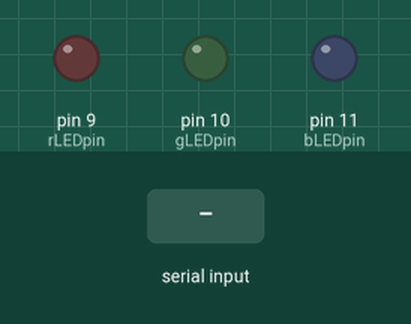
Simulated run of this sketch. Board: Arduino Uno, built with avr-gcc and run on an emulated ATmega328P. Parts: output pins drawn as LEDs (lit = HIGH). Inputs (shaded band) come from the test bench.

Above: at 1.2 s.
1.3 s: "r90\n" received over Serial
At 2.0 s:
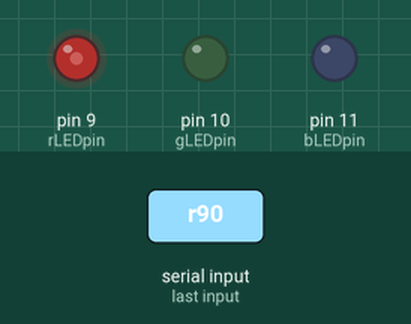
2.8 s: "r,45\n" received over Serial
At 3.2 s:
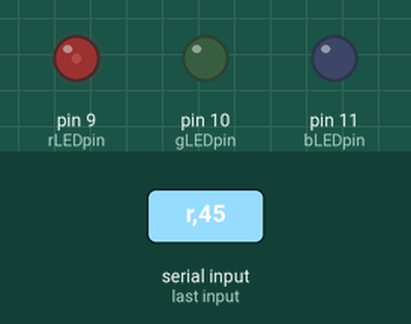
4.3 s: "g90\n" received over Serial
At 5.5 s:
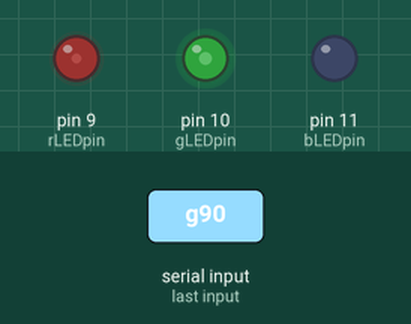
5.8 s: "g,45\n" received over Serial
At 6.7 s:
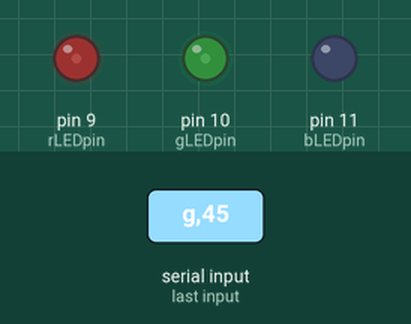
7.3 s: "b90\n" received over Serial
At 7.8 s:
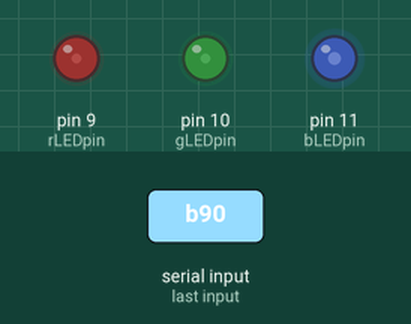
8.8 s: "b,45\n" received over Serial
At 10.2 s:
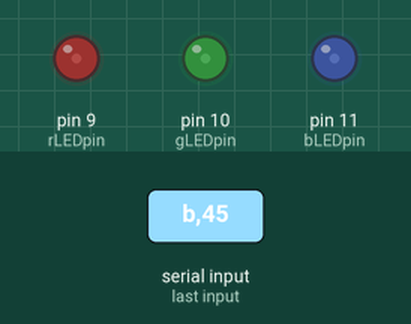
Timing chart, 0 to 11.3 s (numbered marks = the images above; inputs shaded):
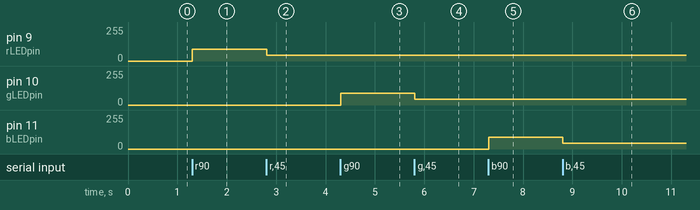

The sketch:

rgb_led.ino
```cpp
#include <SoftwareSerial.h>

const int rLEDpin = 9;
const int gLEDpin = 10;
const int bLEDpin = 11;

int r = 0;
int g = 0;
int b = 0;

void setup() {
  Serial.begin(9600);

  pinMode(rLEDpin, OUTPUT);
  pinMode(gLEDpin, OUTPUT);
  pinMode(bLEDpin, OUTPUT);
}

void loop() {
  while (Serial.available() > 0) {
    char symbol = Serial.read();

    switch(symbol) {
      case 'r': r = Serial.parseInt();
        break;

      case 'g': g = Serial.parseInt();
        break;

      case 'b': b = Serial.parseInt();
        break;
    }

    analogWrite(rLEDpin, r);
    analogWrite(gLEDpin, g);
    analogWrite(bLEDpin, b);
  }
}
```

Measured:
- after the input at 1.3 s, pin 9 (rLEDpin): 0/255 → 90/255 at once
- after the input at 2.8 s, pin 9 (rLEDpin): 90/255 → 45/255 at once
- after the input at 4.3 s, pin 10 (gLEDpin): 0/255 → 90/255 at once
- after the input at 5.8 s, pin 10 (gLEDpin): 90/255 → 45/255 at once
- after the input at 7.3 s, pin 11 (bLEDpin): 0/255 → 90/255 at once
- after the input at 8.8 s, pin 11 (bLEDpin): 90/255 → 45/255 at once
